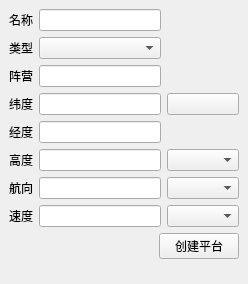
<?xml version="1.0" encoding="UTF-8"?>
<ui version="4.0">
 <class>CreatePlatformDockWidget</class>
 <widget class="QDockWidget" name="CreatePlatformDockWidget">
  <property name="geometry">
   <rect>
    <x>0</x>
    <y>0</y>
    <width>248</width>
    <height>284</height>
   </rect>
  </property>
  <property name="sizePolicy">
   <sizepolicy hsizetype="Expanding" vsizetype="Expanding">
    <horstretch>0</horstretch>
    <verstretch>0</verstretch>
   </sizepolicy>
  </property>
  <property name="minimumSize">
   <size>
    <width>235</width>
    <height>284</height>
   </size>
  </property>
  <property name="allowedAreas">
   <set>Qt::LeftDockWidgetArea|Qt::RightDockWidgetArea</set>
  </property>
  <property name="windowTitle">
   <string>创建平台</string>
  </property>
  <widget class="QWidget" name="dockWidgetContents">
   <property name="sizePolicy">
    <sizepolicy hsizetype="Expanding" vsizetype="Expanding">
     <horstretch>100</horstretch>
     <verstretch>0</verstretch>
    </sizepolicy>
   </property>
   <layout class="QVBoxLayout" name="verticalLayout">
    <item>
     <layout class="QGridLayout" name="gridLayout">
      <item row="5" column="2">
       <widget class="wkf::AltitudeComboBox" name="mAltitudeUnitsBox"/>
      </item>
      <item row="6" column="0">
       <widget class="QLabel" name="label_7">
        <property name="text">
         <string>航向</string>
        </property>
       </widget>
      </item>
      <item row="6" column="2">
       <widget class="wkf::AngleComboBox" name="mHeadingUnitsBox"/>
      </item>
      <item row="1" column="1">
       <widget class="QComboBox" name="mTypeComboBox"/>
      </item>
      <item row="1" column="0">
       <widget class="QLabel" name="label">
        <property name="text">
         <string>类型</string>
        </property>
       </widget>
      </item>
      <item row="0" column="0">
       <widget class="QLabel" name="label_5">
        <property name="text">
         <string>名称</string>
        </property>
       </widget>
      </item>
      <item row="0" column="1">
       <widget class="QLineEdit" name="mNameLineEdit"/>
      </item>
      <item row="2" column="0">
       <widget class="QLabel" name="label_2">
        <property name="text">
         <string>阵营</string>
        </property>
       </widget>
      </item>
      <item row="2" column="1">
       <widget class="QLineEdit" name="mSideLineEdit"/>
      </item>
      <item row="3" column="0">
       <widget class="QLabel" name="label_3">
        <property name="text">
         <string>纬度</string>
        </property>
       </widget>
      </item>
      <item row="4" column="0">
       <widget class="QLabel" name="label_4">
        <property name="text">
         <string>经度</string>
        </property>
       </widget>
      </item>
      <item row="3" column="1">
       <widget class="UtQtLatPosLineEdit" name="mLatitudeLineEdit"/>
      </item>
      <item row="3" column="2">
       <widget class="wkf::LocationSelector" name="mLocationButton">
        <property name="text">
         <string/>
        </property>
       </widget>
      </item>
      <item row="4" column="1">
       <widget class="UtQtLonPosLineEdit" name="mLongitudeLineEdit"/>
      </item>
      <item row="5" column="0">
       <widget class="QLabel" name="label_6">
        <property name="text">
         <string>高度</string>
        </property>
       </widget>
      </item>
      <item row="7" column="0">
       <widget class="QLabel" name="label_8">
        <property name="text">
         <string>速度</string>
        </property>
       </widget>
      </item>
      <item row="7" column="1">
       <widget class="QLineEdit" name="mSpeedLineEdit"/>
      </item>
      <item row="7" column="2">
       <widget class="wkf::SpeedComboBox" name="mSpeedUnitsBox"/>
      </item>
      <item row="6" column="1">
       <widget class="QLineEdit" name="mHeadingLineEdit"/>
      </item>
      <item row="5" column="1">
       <widget class="QLineEdit" name="mAltitudeLineEdit"/>
      </item>
     </layout>
    </item>
    <item>
     <layout class="QHBoxLayout" name="horizontalLayout">
      <item>
       <spacer name="horizontalSpacer">
        <property name="orientation">
         <enum>Qt::Horizontal</enum>
        </property>
        <property name="sizeHint" stdset="0">
         <size>
          <width>40</width>
          <height>20</height>
         </size>
        </property>
       </spacer>
      </item>
      <item>
       <widget class="QPushButton" name="mCreatePlatformButton">
        <property name="text">
         <string>创建平台</string>
        </property>
       </widget>
      </item>
     </layout>
    </item>
    <item>
     <spacer name="verticalSpacer">
      <property name="orientation">
       <enum>Qt::Vertical</enum>
      </property>
      <property name="sizeHint" stdset="0">
       <size>
        <width>20</width>
        <height>40</height>
       </size>
      </property>
     </spacer>
    </item>
   </layout>
  </widget>
 </widget>
 <customwidgets>
  <customwidget>
   <class>UtQtLatPosLineEdit</class>
   <extends>QLineEdit</extends>
   <header location="global">UtQtUnitLineEdit.hpp</header>
  </customwidget>
  <customwidget>
   <class>UtQtLonPosLineEdit</class>
   <extends>QLineEdit</extends>
   <header>UtQtUnitLineEdit.hpp</header>
  </customwidget>
  <customwidget>
   <class>wkf::LocationSelector</class>
   <extends>QPushButton</extends>
   <header>WkfSelectorWidgets.hpp</header>
  </customwidget>
  <customwidget>
   <class>wkf::AltitudeComboBox</class>
   <extends>QComboBox</extends>
   <header>WkfUnitComboBox.hpp</header>
  </customwidget>
  <customwidget>
   <class>wkf::AngleComboBox</class>
   <extends>QComboBox</extends>
   <header>WkfUnitComboBox.hpp</header>
  </customwidget>
  <customwidget>
   <class>wkf::SpeedComboBox</class>
   <extends>QComboBox</extends>
   <header>WkfUnitComboBox.hpp</header>
  </customwidget>
 </customwidgets>
 <tabstops>
  <tabstop>mNameLineEdit</tabstop>
  <tabstop>mTypeComboBox</tabstop>
  <tabstop>mSideLineEdit</tabstop>
  <tabstop>mLatitudeLineEdit</tabstop>
  <tabstop>mLocationButton</tabstop>
  <tabstop>mLongitudeLineEdit</tabstop>
  <tabstop>mAltitudeLineEdit</tabstop>
  <tabstop>mAltitudeUnitsBox</tabstop>
  <tabstop>mHeadingLineEdit</tabstop>
  <tabstop>mHeadingUnitsBox</tabstop>
  <tabstop>mSpeedLineEdit</tabstop>
  <tabstop>mSpeedUnitsBox</tabstop>
  <tabstop>mCreatePlatformButton</tabstop>
 </tabstops>
 <resources/>
 <connections/>
</ui>
